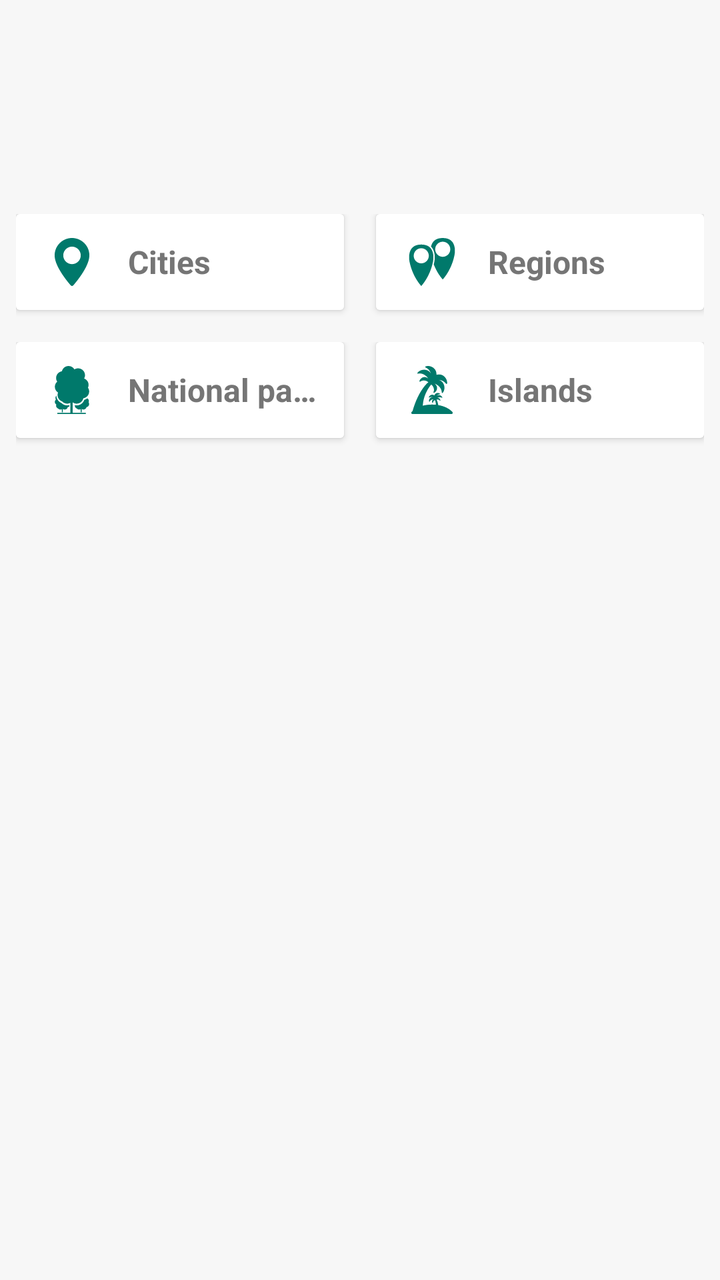
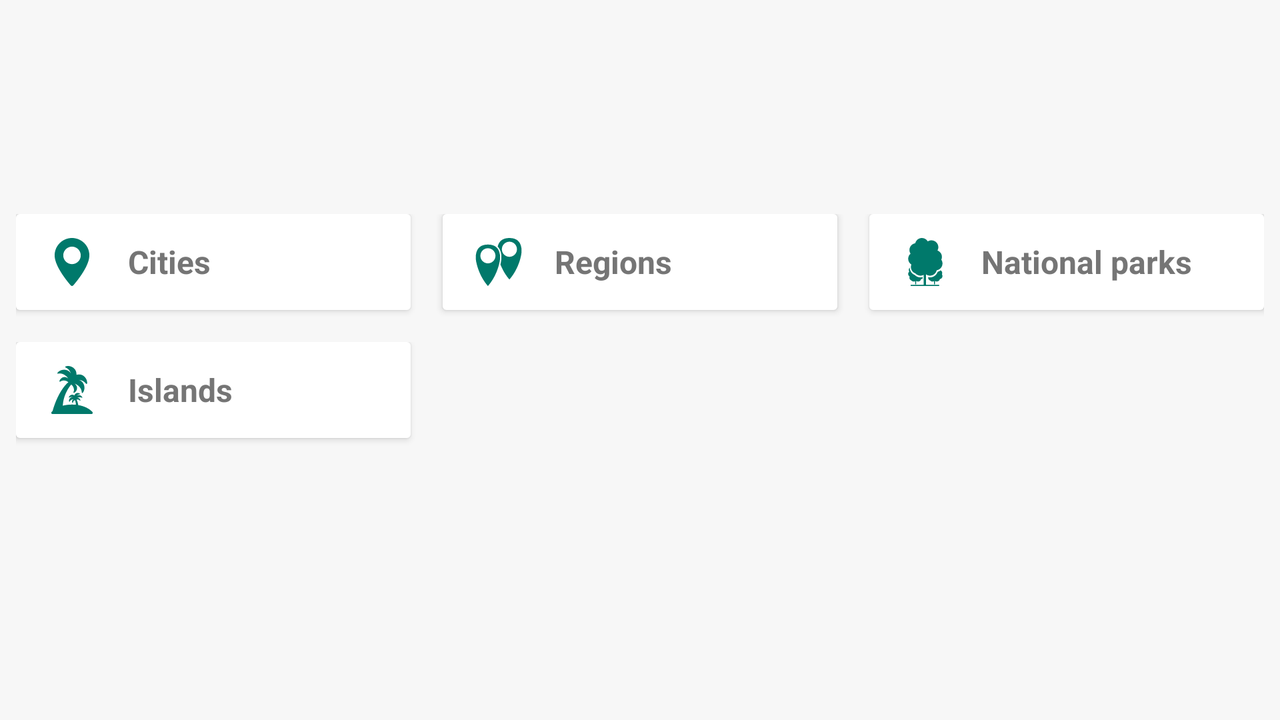

First picture: res/layout/ on a phone held upright. Second picture: the repository's own variant of that layout, on a device whose configuration matches the variant's folder. Source for both follows.
<!-- AndroidManifest.xml: application theme AppTheme -->
<!-- res/layout/country_detail_first_content.xml -->
<?xml version="1.0" encoding="utf-8"?>
<layout xmlns:android="http://schemas.android.com/apk/res/android">
<android.support.constraint.ConstraintLayout
    android:layout_width="match_parent"
    android:layout_height="match_parent"
    android:background="@color/windowBackground">

    <LinearLayout
        android:layout_width="match_parent"
        android:layout_height="wrap_content"
        android:orientation="vertical"
        android:paddingTop="56dp"
        android:layout_marginStart="8dp"
        android:layout_marginEnd="8dp"
        android:paddingBottom="16dp">

        <TextView
            android:id="@+id/tvCountryDesc"
            android:layout_width="wrap_content"
            android:layout_height="wrap_content"
            style="@style/CountryDetailDescTheme"/>

        <LinearLayout
            android:layout_width="match_parent"
            android:layout_height="wrap_content"
            android:orientation="horizontal"
            android:paddingBottom="8dp">

            <Button
                android:id="@+id/btnCities"
                android:layout_width="0dp"
                android:layout_height="wrap_content"
                android:layout_weight="1"
                android:text="@string/cities_button_text"
                android:drawableStart="@drawable/ic_region_24dp"
                style="@style/CountryDetailButtonTheme"/>

            <View
                android:layout_width="16dp"
                android:layout_height="0dp" />

            <Button
                android:id="@+id/btnRegions"
                android:layout_width="0dp"
                android:layout_height="wrap_content"
                android:layout_weight="1"
                android:text="@string/regions_button_text"
                android:drawableStart="@drawable/ic_regions_24dp"
                style="@style/CountryDetailButtonTheme"/>

        </LinearLayout>

        <LinearLayout
            android:layout_width="match_parent"
            android:layout_height="wrap_content"
            android:orientation="horizontal"
            android:paddingBottom="8dp">

            <Button
                android:id="@+id/btnNationalParks"
                android:layout_width="0dp"
                android:layout_height="wrap_content"
                android:layout_weight="1"
                android:text="@string/national_parks_button_text"
                android:drawableStart="@drawable/ic_national_parks_24dp"
                style="@style/CountryDetailButtonTheme"/>

            <View
                android:layout_width="16dp"
                android:layout_height="0dp" />

            <Button
                android:id="@+id/btnIslands"
                android:layout_width="0dp"
                android:layout_height="wrap_content"
                android:layout_weight="1"
                android:text="@string/islands_button_text"
                android:drawableStart="@drawable/ic_islands_24dp"
                style="@style/CountryDetailButtonTheme"/>

        </LinearLayout>

    </LinearLayout>

</android.support.constraint.ConstraintLayout>
</layout>
<!-- resources referenced by this layout -->
<resources>
  <color name="windowBackground">#f7f7f7</color>
  <!-- drawable ic_region_24dp (drawable) -->
  <vector android:height="24dp" android:viewportHeight="512"
      android:viewportWidth="512" android:width="24dp" xmlns:android="http://schemas.android.com/apk/res/android">
      <path android:fillColor="#00796b" android:pathData="M256,0C153.755,0 70.573,83.182 70.573,185.426c0,126.888 165.939,313.167 173.004,321.035c6.636,7.391 18.222,7.378 24.846,0c7.065,-7.868 173.004,-194.147 173.004,-321.035C441.425,83.182 358.244,0 256,0zM256,278.719c-51.442,0 -93.292,-41.851 -93.292,-93.293S204.559,92.134 256,92.134s93.291,41.851 93.291,93.293S307.441,278.719 256,278.719z"/>
  </vector>
  <string name="cities_button_text">Cities</string>
  <string name="islands_button_text">Islands</string>
  <string name="national_parks_button_text">National parks</string>
  <string name="regions_button_text">Regions</string>
  <style name="CountryDetailDescTheme">
          <item name="android:layout_marginBottom">32dp</item>
          <item name="android:textSize">14sp</item>
          <item name="android:textColor">@color/primaryText</item>
          <item name="android:fontFamily">sans-serif</item>
          <item name="android:textStyle">normal</item>
      </style>
  <style name="AppTheme" parent="Theme.AppCompat.Light.DarkActionBar">
          <item name="colorPrimary">@color/colorPrimary</item>
          <item name="colorPrimaryDark">@color/colorPrimaryDark</item>
          <item name="colorAccent">@color/colorAccent</item>
          <item name="preferenceTheme">@style/PreferenceThemeOverlay.v14.Material</item>
          <item name="android:windowActivityTransitions">true</item>
      </style>
  <color name="secondaryText">#757575</color>
  <!-- drawable country_detail_button_selector (drawable) -->
  <?xml version="1.0" encoding="utf-8"?>
  <selector xmlns:android="http://schemas.android.com/apk/res/android">
      <item android:state_pressed="true" android:drawable="@drawable/country_detail_button_pressed_shape"/> 
      <item android:state_focused="true" android:drawable="@drawable/country_detail_button_pressed_shape"/> 
      <item android:drawable="@drawable/country_detail_button_normal_shape"/> 
  </selector>
  <color name="primaryText">#212121</color>
  <color name="colorPrimary">#212121</color>
  <color name="colorPrimaryDark">#000000</color>
  <color name="colorAccent">#00796b</color>
  <!-- drawable country_detail_button_pressed_shape (drawable) -->
  <?xml version="1.0" encoding="utf-8"?>
  <shape xmlns:android="http://schemas.android.com/apk/res/android"
      android:shape="rectangle" >
      <corners
          android:bottomLeftRadius="2dp"
          android:bottomRightRadius="2dp"
          android:radius="60dp"
          android:topLeftRadius="2dp"
          android:topRightRadius="2dp" />
      <solid android:color="#f7f7f7" />
      <padding
          android:bottom="0dp"
          android:left="0dp"
          android:right="0dp"
          android:top="0dp" />
  </shape>
  <!-- drawable country_detail_button_normal_shape (drawable) -->
  <?xml version="1.0" encoding="utf-8"?>
  <shape xmlns:android="http://schemas.android.com/apk/res/android"
      android:shape="rectangle" >
      <corners
          android:bottomLeftRadius="2dp"
          android:bottomRightRadius="2dp"
          android:radius="60dp"
          android:topLeftRadius="2dp"
          android:topRightRadius="2dp" />
      <solid android:color="@color/colorWhite" />
      <padding
          android:bottom="0dp"
          android:left="0dp"
          android:right="0dp"
          android:top="0dp" />
  </shape>
  <color name="colorWhite">#FFFFFF</color>
  <!-- some entries are left out for length -->
</resources>
<!-- res/layout-land/country_detail_first_content.xml (the repository's variant of the layout above) -->
<!-- drawn on the phone turned sideways -->
<?xml version="1.0" encoding="utf-8"?>
<layout xmlns:android="http://schemas.android.com/apk/res/android">
    <android.support.constraint.ConstraintLayout
        android:layout_width="match_parent"
        android:layout_height="match_parent"
        android:background="@color/windowBackground">

        <LinearLayout
            android:layout_width="match_parent"
            android:layout_height="wrap_content"
            android:orientation="vertical"
            android:paddingTop="56dp"
            android:layout_marginStart="8dp"
            android:layout_marginEnd="8dp"
            android:paddingBottom="16dp">

            <TextView
                android:id="@+id/tvCountryDesc"
                android:layout_width="wrap_content"
                android:layout_height="wrap_content"
                style="@style/CountryDetailDescTheme"/>

            <LinearLayout
                android:layout_width="match_parent"
                android:layout_height="wrap_content"
                android:orientation="horizontal"
                android:paddingBottom="8dp">

                <Button
                    android:id="@+id/btnCities"
                    android:layout_width="0dp"
                    android:layout_height="wrap_content"
                    android:layout_weight="1"
                    android:text="@string/cities_button_text"
                    android:drawableStart="@drawable/ic_region_24dp"
                    style="@style/CountryDetailButtonTheme"/>

                <View
                    android:layout_width="16dp"
                    android:layout_height="0dp" />

                <Button
                    android:id="@+id/btnRegions"
                    android:layout_width="0dp"
                    android:layout_height="wrap_content"
                    android:layout_weight="1"
                    android:text="@string/regions_button_text"
                    android:drawableStart="@drawable/ic_regions_24dp"
                    style="@style/CountryDetailButtonTheme"/>

                <View
                    android:layout_width="16dp"
                    android:layout_height="0dp" />

                <Button
                    android:id="@+id/btnNationalParks"
                    android:layout_width="0dp"
                    android:layout_height="wrap_content"
                    android:layout_weight="1"
                    android:text="@string/national_parks_button_text"
                    android:drawableStart="@drawable/ic_national_parks_24dp"
                    style="@style/CountryDetailButtonTheme"/>

            </LinearLayout>

            <LinearLayout
                android:layout_width="match_parent"
                android:layout_height="wrap_content"
                android:orientation="horizontal"
                android:paddingBottom="8dp">

                <Button
                    android:id="@+id/btnIslands"
                    android:layout_width="0dp"
                    android:layout_height="wrap_content"
                    android:layout_weight="1"
                    android:text="@string/islands_button_text"
                    android:drawableStart="@drawable/ic_islands_24dp"
                    style="@style/CountryDetailButtonTheme"/>

                <View
                    android:layout_width="16dp"
                    android:layout_height="0dp" />

                <View
                    android:layout_width="0dp"
                    android:layout_height="0dp"
                    android:layout_weight="1"/>

                <View
                    android:layout_width="16dp"
                    android:layout_height="0dp" />

                <View
                    android:layout_width="0dp"
                    android:layout_height="0dp"
                    android:layout_weight="1"/>

            </LinearLayout>

        </LinearLayout>

    </android.support.constraint.ConstraintLayout>
</layout>
